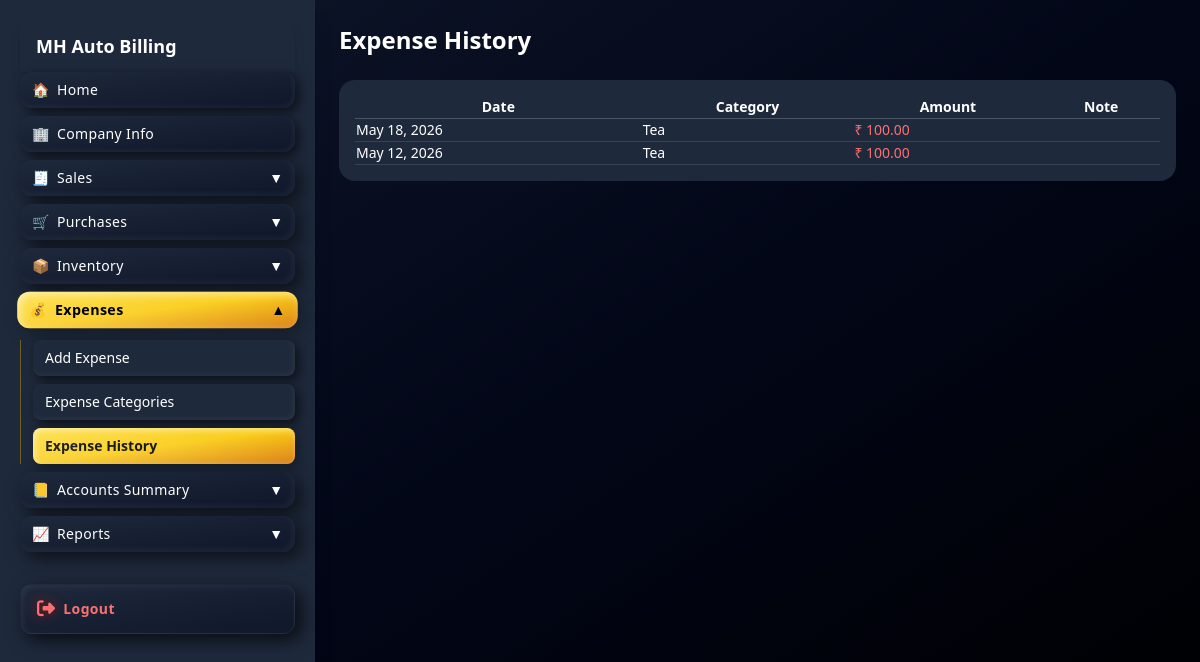
The page /expenses/history/ on the database its author committed.
### apps/core/models.py (models this page shows, shortened)
class Expense(models.Model):
    category = models.ForeignKey(ExpenseCategory,on_delete=models.CASCADE)
    amount = models.DecimalField(max_digits=10,decimal_places=2)
    date = models.DateField()
    note = models.CharField(max_length=255,blank=True)

class ExpenseCategory(models.Model):
    name = models.CharField(max_length=100)

### apps/core/views.py (the view)
# urls.py: path("expenses/history/", core_views.expense_history),
def expense_history(request):
    expenses = Expense.objects.all().order_by("-date")
    return render(request,"dashboard/expenses/history.html",{
        "expenses":expenses
    })

### templates/dashboard/expenses/history.html (shortened to what this page needs)
{% extends "base.html" %}
{% block content %}
<div class="max-w-6xl mx-auto">
    <h1 class="text-2xl font-bold mb-6 text-white">
        Expense History
    </h1>
    <div class="hidden md:block bg-slate-800 rounded-2xl p-4 overflow-x-auto">
        <table class="w-full text-white text-sm">
            <thead class="border-b border-gray-600">
                <tr>
                    <th>Date</th>
                    <th>Category</th>
                    <th>Amount</th>
                    <th>Note</th>
                </tr>
            </thead>
            <tbody>
                {% for e in expenses %}
                <tr class="border-b border-gray-700">
                    <td>{{ e.date }}</td>
                    <td>{{ e.category.name }}</td>
                    <td class="text-red-400">₹ {{ e.amount }}</td>
                    <td>{{ e.note }}</td>
                </tr>
                {% endfor %}
            </tbody>
        </table>
    </div>
</div>
{% endblock %}

### templates/base.html (style rules this page uses)
body { padding-bottom:120px; overflow-y: auto; }

### rows shown on the page
Expense: date "May 18, 2026", category.name "Tea", amount "100.00"
Expense: date "May 12, 2026", category.name "Tea", amount "100.00"
